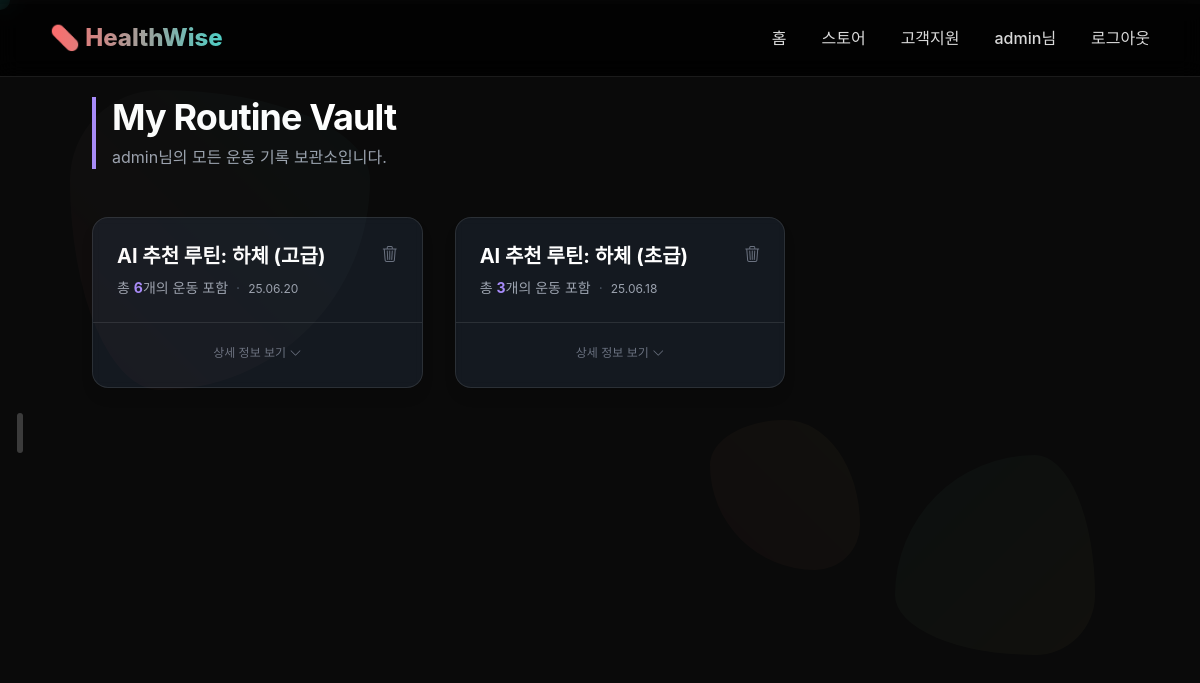
Before: /routine/my-routines/ (signed in) with the older database file.
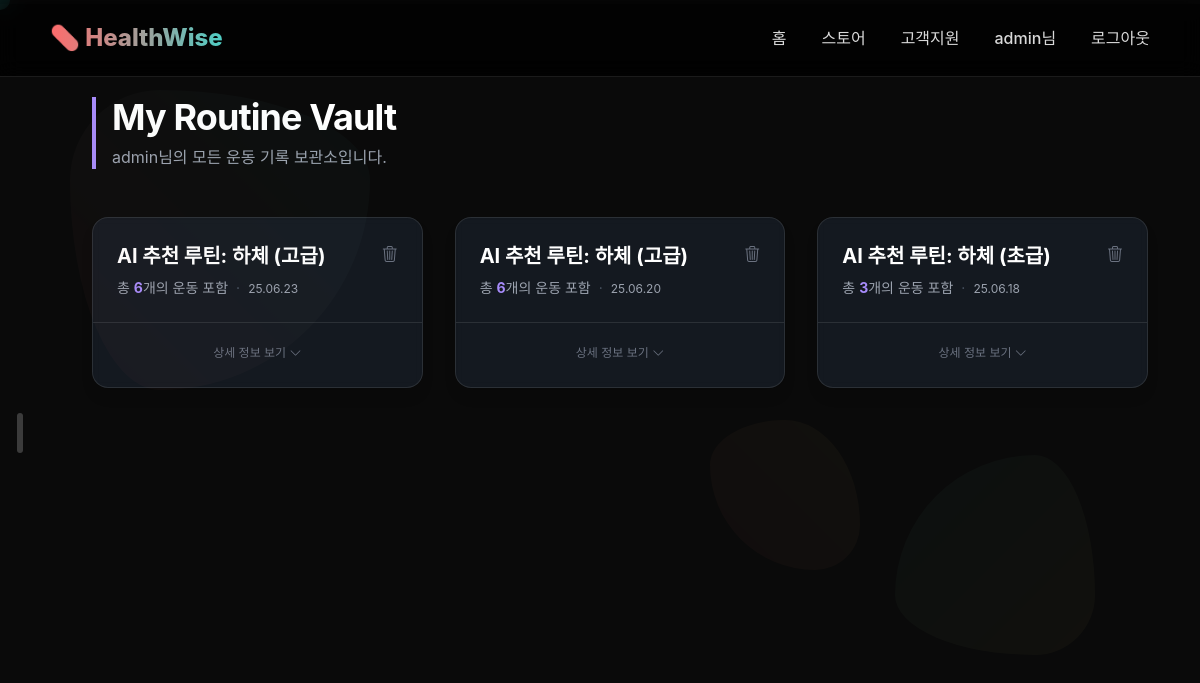
After: the same page with the newer database file.
### routine/models.py (models this page shows, shortened)
class Routine(models.Model):
    user = models.ForeignKey(settings.AUTH_USER_MODEL, on_delete=models.CASCADE, related_name='routines')
    name = models.CharField(max_length=100)
    exercises = models.ManyToManyField('Exercise', through='RoutineExercise', related_name='exercise_routines')
    created_at = models.DateTimeField(auto_now_add=True)

### routine/views.py (the view)
# urls.py: path('my-routines/', views.my_routines_view, name='my_routines'),
@login_required
def my_routines_view(request):
    user_routines = Routine.objects.filter(user=request.user).order_by('-created_at')
    context = {'routines': user_routines, 'active_menu': 'routine_list'}
    return render(request, 'routine/my_routines.html', context)

### routine/templates/routine/my_routines.html (shortened to what this page needs)
{% extends 'web/dashboard_sliding_base.html' %}
{% block page_content %}
<script src="https://cdn.tailwindcss.com"></script>
<div class="p-4 sm:p-8">
    <header class="text-left mb-12">
        <div class="border-l-4 border-violet-400 pl-4">
            <h1 class="text-3xl sm:text-4xl font-bold tracking-tight text-white">My Routine Vault</h1>
            <p class="text-md text-gray-400 mt-2">{{ user.username }}님의 모든 운동 기록 보관소입니다.</p>
        </div>
    </header>
    {% if routines %}
        <div class="grid grid-cols-1 md:grid-cols-2 lg:grid-cols-3 gap-8">
            {% for routine in routines %}
                <div class="routine-card flex flex-col bg-gray-800/50 backdrop-blur-sm border border-white/10 rounded-2xl shadow-lg transition-all duration-300 hover:border-violet-500/50 hover:shadow-2xl hover:shadow-violet-500/10">
                    <a href="{% url 'routine:routine_plan_detail' routine.id %}" class="block p-6 flex-grow no-underline">
                        <div class="flex justify-between items-start">
                            <h2 class="text-xl font-bold text-white mb-2">{{ routine.name }}</h2>
                            <form id="delete-form-{{ routine.id }}" method="post" action="{% url 'routine:delete_routine' routine.id %}" class="inline">
                                <button type="button" onclick="confirmDelete(event, '{{ routine.id }}')" class="text-gray-500 hover:text-red-400 transition-colors" title="삭제하기"><i class="bi bi-trash3"></i></button>
                            </form>
                        </div>
                        <p class="text-sm text-gray-400">총 <span class="font-bold text-violet-400">{{ routine.exercises.count }}</span>개의 운동 포함<span class="mx-2 text-gray-600">·</span><span class="text-xs">{{ routine.created_at|date:"y.m.d" }}</span></p>
                    </a>
                    <div class="card-footer text-center mt-auto p-6 pt-4 border-t border-white/10">
                        <span class="text-xs text-gray-500"> 상세 정보 보기 <i class="bi bi-chevron-down reveal-icon inline-block"></i></span>
                    </div>
                </div>
            {% endfor %}
        </div>
    {% endif %}
</div>
{% endblock %}

Changed rows visible on the page:
added Routine: name "AI 추천 루틴: 하체 (고급)", exercises.count "6", created_at "25.06.23"
